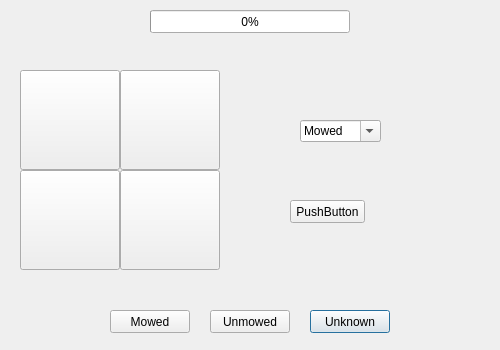
<?xml version="1.0" encoding="UTF-8"?>
<ui version="4.0">
 <class>Frame</class>
 <widget class="QDialog" name="Frame">
  <property name="enabled">
   <bool>true</bool>
  </property>
  <property name="geometry">
   <rect>
    <x>0</x>
    <y>0</y>
    <width>500</width>
    <height>350</height>
   </rect>
  </property>
  <property name="minimumSize">
   <size>
    <width>500</width>
    <height>350</height>
   </size>
  </property>
  <property name="maximumSize">
   <size>
    <width>500</width>
    <height>350</height>
   </size>
  </property>
  <property name="windowTitle">
   <string>Dialog</string>
  </property>
  <widget class="QProgressBar" name="progressBar">
   <property name="geometry">
    <rect>
     <x>150</x>
     <y>10</y>
     <width>200</width>
     <height>23</height>
    </rect>
   </property>
   <property name="minimumSize">
    <size>
     <width>200</width>
     <height>23</height>
    </size>
   </property>
   <property name="maximumSize">
    <size>
     <width>200</width>
     <height>23</height>
    </size>
   </property>
   <property name="contextMenuPolicy">
    <enum>Qt::DefaultContextMenu</enum>
   </property>
   <property name="acceptDrops">
    <bool>false</bool>
   </property>
   <property name="autoFillBackground">
    <bool>false</bool>
   </property>
   <property name="value">
    <number>0</number>
   </property>
  </widget>
  <widget class="QPushButton" name="pbUnknown">
   <property name="geometry">
    <rect>
     <x>310</x>
     <y>310</y>
     <width>80</width>
     <height>23</height>
    </rect>
   </property>
   <property name="minimumSize">
    <size>
     <width>80</width>
     <height>23</height>
    </size>
   </property>
   <property name="maximumSize">
    <size>
     <width>80</width>
     <height>23</height>
    </size>
   </property>
   <property name="text">
    <string>Unknown</string>
   </property>
  </widget>
  <widget class="QPushButton" name="pbUnmowed">
   <property name="geometry">
    <rect>
     <x>210</x>
     <y>310</y>
     <width>80</width>
     <height>23</height>
    </rect>
   </property>
   <property name="minimumSize">
    <size>
     <width>80</width>
     <height>23</height>
    </size>
   </property>
   <property name="maximumSize">
    <size>
     <width>80</width>
     <height>23</height>
    </size>
   </property>
   <property name="text">
    <string>Unmowed</string>
   </property>
  </widget>
  <widget class="QPushButton" name="pbMowed">
   <property name="geometry">
    <rect>
     <x>110</x>
     <y>310</y>
     <width>80</width>
     <height>23</height>
    </rect>
   </property>
   <property name="minimumSize">
    <size>
     <width>80</width>
     <height>23</height>
    </size>
   </property>
   <property name="maximumSize">
    <size>
     <width>80</width>
     <height>23</height>
    </size>
   </property>
   <property name="text">
    <string>Mowed</string>
   </property>
  </widget>
  <widget class="QLabel" name="imageName">
   <property name="geometry">
    <rect>
     <x>150</x>
     <y>40</y>
     <width>200</width>
     <height>23</height>
    </rect>
   </property>
   <property name="minimumSize">
    <size>
     <width>200</width>
     <height>23</height>
    </size>
   </property>
   <property name="maximumSize">
    <size>
     <width>200</width>
     <height>23</height>
    </size>
   </property>
   <property name="layoutDirection">
    <enum>Qt::LeftToRight</enum>
   </property>
   <property name="text">
    <string>&lt;ImgName Goes Here&gt;</string>
   </property>
   <property name="alignment">
    <set>Qt::AlignCenter</set>
   </property>
  </widget>
  <widget class="QPushButton" name="i0">
   <property name="geometry">
    <rect>
     <x>20</x>
     <y>70</y>
     <width>100</width>
     <height>100</height>
    </rect>
   </property>
   <property name="minimumSize">
    <size>
     <width>100</width>
     <height>100</height>
    </size>
   </property>
   <property name="maximumSize">
    <size>
     <width>100</width>
     <height>100</height>
    </size>
   </property>
   <property name="text">
    <string/>
   </property>
   <property name="icon">
    <iconset>
     <normaloff>Resources/pokeball.png</normaloff>Resources/pokeball.png</iconset>
   </property>
   <property name="iconSize">
    <size>
     <width>100</width>
     <height>100</height>
    </size>
   </property>
  </widget>
  <widget class="QPushButton" name="i1">
   <property name="geometry">
    <rect>
     <x>120</x>
     <y>70</y>
     <width>100</width>
     <height>100</height>
    </rect>
   </property>
   <property name="minimumSize">
    <size>
     <width>100</width>
     <height>100</height>
    </size>
   </property>
   <property name="maximumSize">
    <size>
     <width>100</width>
     <height>100</height>
    </size>
   </property>
   <property name="text">
    <string/>
   </property>
   <property name="icon">
    <iconset>
     <normaloff>Resources/pokeball.png</normaloff>Resources/pokeball.png</iconset>
   </property>
   <property name="iconSize">
    <size>
     <width>100</width>
     <height>100</height>
    </size>
   </property>
  </widget>
  <widget class="QPushButton" name="i2">
   <property name="geometry">
    <rect>
     <x>20</x>
     <y>170</y>
     <width>100</width>
     <height>100</height>
    </rect>
   </property>
   <property name="minimumSize">
    <size>
     <width>100</width>
     <height>100</height>
    </size>
   </property>
   <property name="maximumSize">
    <size>
     <width>100</width>
     <height>100</height>
    </size>
   </property>
   <property name="text">
    <string/>
   </property>
   <property name="icon">
    <iconset>
     <normaloff>Resources/pokeball.png</normaloff>Resources/pokeball.png</iconset>
   </property>
   <property name="iconSize">
    <size>
     <width>100</width>
     <height>100</height>
    </size>
   </property>
  </widget>
  <widget class="QPushButton" name="i3">
   <property name="geometry">
    <rect>
     <x>120</x>
     <y>170</y>
     <width>100</width>
     <height>100</height>
    </rect>
   </property>
   <property name="minimumSize">
    <size>
     <width>100</width>
     <height>100</height>
    </size>
   </property>
   <property name="maximumSize">
    <size>
     <width>100</width>
     <height>100</height>
    </size>
   </property>
   <property name="text">
    <string/>
   </property>
   <property name="icon">
    <iconset>
     <normaloff>Resources/pokeball.png</normaloff>Resources/pokeball.png</iconset>
   </property>
   <property name="iconSize">
    <size>
     <width>100</width>
     <height>100</height>
    </size>
   </property>
  </widget>
  <widget class="QComboBox" name="comboBox">
   <property name="geometry">
    <rect>
     <x>300</x>
     <y>120</y>
     <width>81</width>
     <height>22</height>
    </rect>
   </property>
   <property name="editable">
    <bool>true</bool>
   </property>
   <property name="currentIndex">
    <number>0</number>
   </property>
   <property name="maxVisibleItems">
    <number>1</number>
   </property>
   <item>
    <property name="text">
     <string>Mowed</string>
    </property>
   </item>
   <item>
    <property name="text">
     <string>Unmowed</string>
    </property>
   </item>
   <item>
    <property name="text">
     <string>Irrelevant</string>
    </property>
   </item>
  </widget>
  <widget class="QPushButton" name="pushButton">
   <property name="geometry">
    <rect>
     <x>290</x>
     <y>200</y>
     <width>75</width>
     <height>23</height>
    </rect>
   </property>
   <property name="text">
    <string>PushButton</string>
   </property>
  </widget>
 </widget>
 <resources/>
 <connections/>
</ui>
